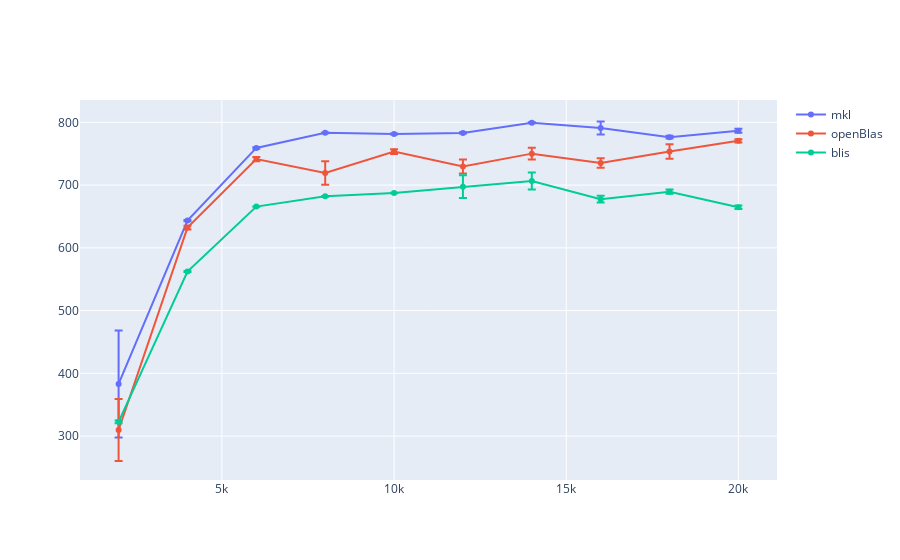

Notebook code cell kept with this figure:
### Code cell
fig = go.Figure()

fig.add_trace(go.Scatter(x=mkl_double_avg["size"]["mean"], y=mkl_double_avg["gflops"]["mean"], name='mkl',
                         error_y=dict(
                             type="data",
                             array=mkl_double_avg["gflops"]["std"],
                             visible=True)))
fig.add_trace(go.Scatter(x=oblas_double_avg["size"]["mean"], y=oblas_double_avg["gflops"]["mean"], name='openBlas',
                         error_y=dict(
                             type="data",
                             array=oblas_double_avg["gflops"]["std"],
                             visible=True)))
fig.add_trace(go.Scatter(x=blis_double_avg["size"]["mean"], y=blis_double_avg["gflops"]["mean"], name='blis',
                         error_y=dict(
                             type="data",
                             array=blis_double_avg["gflops"]["std"],
                             visible=True)))

fig.show()

### Figure 1 — Plotly figure (JSON) as saved in the notebook; plotly's stock layout.template omitted (floating-point values rounded to 4 significant figures)
{"data": [{"error_y": {"array": [85.23, 0.9943, 1.212, 0.6121, 0.714, 0.8695, 0.8715, 10.3, 2.022, 3.261], "type": "data", "visible": true}, "name": "mkl", "type": "scatter", "x": [2000, 4000, 6000, 8000, 10000, 12000, 14000, 16000, 18000, 20000], "y": [383.1, 643.5, 759.2, 783.3, 781.4, 783.2, 799.4, 791.0, 776.4, 786.7]}, {"error_y": {"array": [49.36, 3.073, 3.442, 18.83, 3.777, 11.34, 9.273, 7.53, 11.71, 2.617], "type": "data", "visible": true}, "name": "openBlas", "type": "scatter", "x": [2000, 4000, 6000, 8000, 10000, 12000, 14000, 16000, 18000, 20000], "y": [309.7, 632.3, 741.5, 719.3, 753.4, 729.6, 750.1, 735.2, 753.5, 770.6]}, {"error_y": {"array": [2.218, 0.7979, 0.2617, 0.5738, 0.5223, 18.12, 13.6, 5.352, 3.424, 2.848], "type": "data", "visible": true}, "name": "blis", "type": "scatter", "x": [2000, 4000, 6000, 8000, 10000, 12000, 14000, 16000, 18000, 20000], "y": [322.7, 562.1, 665.7, 682.2, 687.4, 697.4, 706.6, 677.5, 689.6, 664.6]}], "layout": {}}
